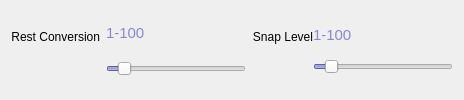
                     <widget class="QWidget" name="rest_conversion_widget" native="true">
                      <property name="sizePolicy">
                       <sizepolicy hsizetype="Expanding" vsizetype="Preferred">
                        <horstretch>2</horstretch>
                        <verstretch>0</verstretch>
                       </sizepolicy>
                      </property>
                      <layout class="QHBoxLayout" name="horizontalLayout_46">
                       <item>
                        <widget class="QLabel" name="prime_roll_label_15">
                         <property name="sizePolicy">
                          <sizepolicy hsizetype="Preferred" vsizetype="Fixed">
                           <horstretch>0</horstretch>
                           <verstretch>0</verstretch>
                          </sizepolicy>
                         </property>
                         <property name="minimumSize">
                          <size>
                           <width>0</width>
                           <height>40</height>
                          </size>
                         </property>
                         <property name="maximumSize">
                          <size>
                           <width>16777215</width>
                           <height>40</height>
                          </size>
                         </property>
                         <property name="text">
                          <string>Rest Conversion</string>
                         </property>
                         <property name="alignment">
                          <set>Qt::AlignRight|Qt::AlignTop|Qt::AlignTrailing</set>
                         </property>
                        </widget>
                       </item>
                       <item>
                        <layout class="QVBoxLayout" name="verticalLayout_65">
                         <item>
                          <widget class="QLabel" name="rest_display">
                           <property name="sizePolicy">
                            <sizepolicy hsizetype="Preferred" vsizetype="Fixed">
                             <horstretch>0</horstretch>
                             <verstretch>0</verstretch>
                            </sizepolicy>
                           </property>
                           <property name="minimumSize">
                            <size>
                             <width>0</width>
                             <height>20</height>
                            </size>
                           </property>
                           <property name="maximumSize">
                            <size>
                             <width>16777215</width>
                             <height>20</height>
                            </size>
                           </property>
                           <property name="font">
                            <font>
                             <pointsize>11</pointsize>
                            </font>
                           </property>
                           <property name="styleSheet">
                            <string notr="true">QLabel {
	color:rgb(137, 137, 206)
	
}</string>
                           </property>
                           <property name="text">
                            <string>1-100</string>
                           </property>
                          </widget>
                         </item>
                         <item>
                          <widget class="QSlider" name="rest_slider">
                           <property name="sizePolicy">
                            <sizepolicy hsizetype="Minimum" vsizetype="Maximum">
                             <horstretch>0</horstretch>
                             <verstretch>0</verstretch>
                            </sizepolicy>
                           </property>
                           <property name="minimumSize">
                            <size>
                             <width>140</width>
                             <height>0</height>
                            </size>
                           </property>
                           <property name="styleSheet">
                            <string notr="true">QSlider {
	selection-background-color: rgb(137, 137, 206);
}</string>
                           </property>
                           <property name="minimum">
                            <number>0</number>
                           </property>
                           <property name="maximum">
                            <number>100</number>
                           </property>
                           <property name="pageStep">
                            <number>5</number>
                           </property>
                           <property name="value">
                            <number>9</number>
                           </property>
                           <property name="orientation">
                            <enum>Qt::Horizontal</enum>
                           </property>
                          </widget>
                         </item>
                        </layout>
                       </item>
                       <item>
                        <widget class="QWidget" name="snap_widget" native="true">
                         <property name="sizePolicy">
                          <sizepolicy hsizetype="Expanding" vsizetype="Preferred">
                           <horstretch>2</horstretch>
                           <verstretch>0</verstretch>
                          </sizepolicy>
                         </property>
                         <layout class="QHBoxLayout" name="horizontalLayout_47">
                          <property name="spacing">
                           <number>0</number>
                          </property>
                          <property name="leftMargin">
                           <number>0</number>
                          </property>
                          <property name="topMargin">
                           <number>0</number>
                          </property>
                          <property name="rightMargin">
                           <number>0</number>
                          </property>
                          <property name="bottomMargin">
                           <number>0</number>
                          </property>
                          <item>
                           <widget class="QLabel" name="snap_label">
                            <property name="sizePolicy">
                             <sizepolicy hsizetype="Preferred" vsizetype="Fixed">
                              <horstretch>0</horstretch>
                              <verstretch>0</verstretch>
                             </sizepolicy>
                            </property>
                            <property name="minimumSize">
                             <size>
                              <width>0</width>
                              <height>40</height>
                             </size>
                            </property>
                            <property name="maximumSize">
                             <size>
                              <width>16777215</width>
                              <height>40</height>
                             </size>
                            </property>
                            <property name="text">
                             <string>Snap Level</string>
                            </property>
                            <property name="alignment">
                             <set>Qt::AlignRight|Qt::AlignTop|Qt::AlignTrailing</set>
                            </property>
                           </widget>
                          </item>
                          <item>
                           <layout class="QVBoxLayout" name="verticalLayout_66">
                            <item>
                             <widget class="QLabel" name="snap_display">
                              <property name="sizePolicy">
                               <sizepolicy hsizetype="Preferred" vsizetype="Fixed">
                                <horstretch>0</horstretch>
                                <verstretch>0</verstretch>
                               </sizepolicy>
                              </property>
                              <property name="minimumSize">
                               <size>
                                <width>0</width>
                                <height>20</height>
                               </size>
                              </property>
                              <property name="maximumSize">
                               <size>
                                <width>16777215</width>
                                <height>20</height>
                               </size>
                              </property>
                              <property name="font">
                               <font>
                                <pointsize>11</pointsize>
                               </font>
                              </property>
                              <property name="styleSheet">
                               <string notr="true">QLabel {
	color:rgb(137, 137, 206)
	
}</string>
                              </property>
                              <property name="text">
                               <string>1-100</string>
                              </property>
                             </widget>
                            </item>
                            <item>
                             <widget class="QSlider" name="snap_slider">
                              <property name="sizePolicy">
                               <sizepolicy hsizetype="Minimum" vsizetype="Maximum">
                                <horstretch>0</horstretch>
                                <verstretch>0</verstretch>
                               </sizepolicy>
                              </property>
                              <property name="minimumSize">
                               <size>
                                <width>140</width>
                                <height>0</height>
                               </size>
                              </property>
                              <property name="styleSheet">
                               <string notr="true">QSlider {
	selection-background-color: rgb(137, 137, 206);
}</string>
                              </property>
                              <property name="minimum">
                               <number>0</number>
                              </property>
                              <property name="maximum">
                               <number>100</number>
                              </property>
                              <property name="pageStep">
                               <number>5</number>
                              </property>
                              <property name="value">
                               <number>9</number>
                              </property>
                              <property name="orientation">
                               <enum>Qt::Horizontal</enum>
                              </property>
                             </widget>
                            </item>
                           </layout>
                          </item>
                         </layout>
                        </widget>
                       </item>
                      </layout>
                     </widget>
